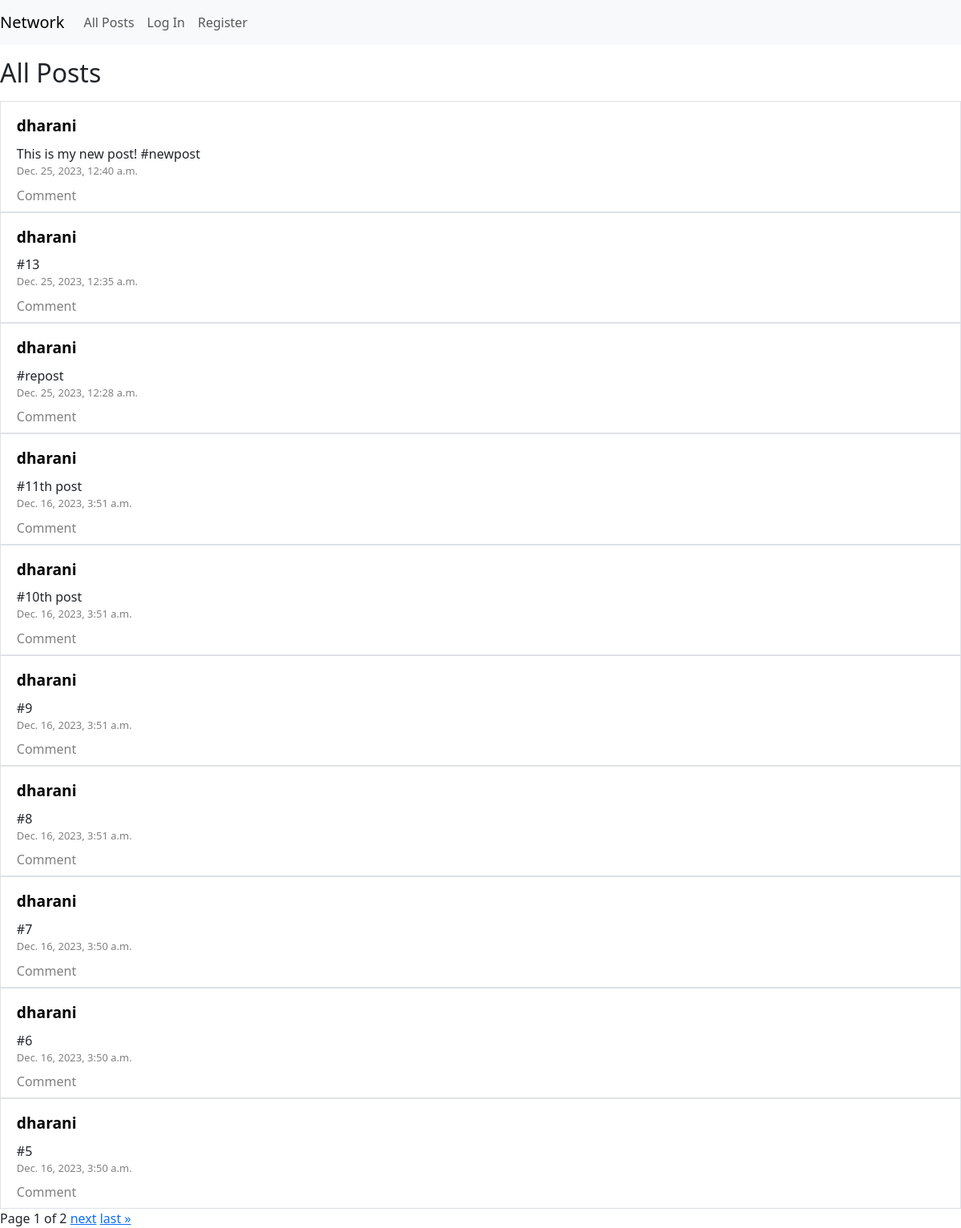
The page / on the database its author committed.
### network/models.py (models this page shows, shortened)
class Post(models.Model):
    id = models.AutoField(primary_key=True)
    user = models.ForeignKey(User, on_delete=models.CASCADE)
    content = models.TextField()
    likes_count = models.IntegerField(default=0)
    timestamp = models.DateTimeField(auto_now_add=True)

class User(AbstractUser):
    id = models.AutoField(primary_key=True)
    pass

### network/views.py (the view)
# urls.py: path("", views.index, name="index"),
def index(request):
    if request.method == "POST":
        content = request.POST["content"]
        user = request.user
        if content != "":
            data = Post(user=user, content=content)
            data.save()
    post_list = Post.objects.all().order_by("-timestamp")
    paginator = Paginator(post_list, 10)
    page_number = request.GET.get('page')
    page_obj = paginator.get_page(page_number)
    return render(request, "network/index.html", {
        "posts": page_obj,
        "user": request.user,
        "AllPost": True
    })

### network/templates/network/index.html (shortened to what this page needs)
{% extends "network/layout.html" %} {% load static %}
{% block body %}
{% if AllPost %}
<h2 class="mt-3 mb-3">All Posts</h2>
{% else %}
<h2 class="mt-3 mb-3">Posts of people you follow</h2>
{% endif %}
{% for post in posts %}
  <div class="border p-2" name="displayPost">
    <div style="padding-left: 1%; font-size: larger;" class="mt-2 mb-2"><b><a style="text-decoration: none; color: black" href="{% url 'profile' post.user.username %}">{{ post.user.username }}</a></b></div>
    <div style="padding-left: 1%;">{{ post.content }}</div>
    <div style="padding-left: 1%; color: gray; font-size: small">{{ post.timestamp }}</div>
    <div style="padding-left: 1%; color: gray;">Comment</div>
  </div>
{% endfor %}
<nav aria-label="Page navigation example">
<div class="pagination">
  <span class="step-links">
    <span class="page-item">
      Page {{ posts.number }} of {{ posts.paginator.num_pages }}
    </span>
    {% if posts.has_next %}
    <a class="page-item" href="?page={{ posts.next_page_number }}">next</a>
    <a class="page-item" href="?page={{ posts.paginator.num_pages }}">last &raquo;</a>
    {% endif %}
  </span>
</div>
</nav>
{% endblock %}

### network/templates/network/layout.html (shortened to what this page needs)
{% load static %}
<!DOCTYPE html>
<html lang="en">
  <head>
    <link
      href="https://cdn.jsdelivr.net/npm/bootstrap@5.3.2/dist/css/bootstrap.min.css"
      rel="stylesheet"
    />
    <link href="{% static 'network/styles.css' %}" rel="stylesheet" />
  </head>
  <body>
    <nav class="navbar navbar-expand-lg navbar-light bg-light">
      <a class="navbar-brand" href="#">Network</a>
      <div>
        <ul class="navbar-nav mr-auto">
          <li class="nav-item">
            <a class="nav-link" href="{% url 'index' %}">All Posts</a>
          </li>
          {% if user.is_authenticated %}
          <li class="nav-item">
            <a class="nav-link" href="{% url 'following' %}">Following</a>
          </li>
          <li class="nav-item">
            <a class="nav-link" href="{% url 'logout' %}">Log Out</a>
          </li>
          {% else %}
          <li class="nav-item">
            <a class="nav-link" href="{% url 'login' %}">Log In</a>
          </li>
          <li class="nav-item">
            <a class="nav-link" href="{% url 'register' %}">Register</a>
          </li>
          {% endif %}
        </ul>
      </div>
    </nav>
    <div class="body">{% block body %} {% endblock %}</div>
  </body>
</html>

### rows shown on the page
Post: user.username "dharani", content "This is my new post! #newpost", timestamp "Dec. 25, 2023, 12:40 a.m."
Post: user.username "dharani", content "#13", timestamp "Dec. 25, 2023, 12:35 a.m."
Post: user.username "dharani", content "#repost", timestamp "Dec. 25, 2023, 12:28 a.m."
Post: user.username "dharani", content "#11th post", timestamp "Dec. 16, 2023, 3:51 a.m."
Post: user.username "dharani", content "#10th post", timestamp "Dec. 16, 2023, 3:51 a.m."
Post: user.username "dharani", content "#9", timestamp "Dec. 16, 2023, 3:51 a.m."
Post: user.username "dharani", content "#8", timestamp "Dec. 16, 2023, 3:51 a.m."
Post: user.username "dharani", content "#7", timestamp "Dec. 16, 2023, 3:50 a.m."
Post: user.username "dharani", content "#6", timestamp "Dec. 16, 2023, 3:50 a.m."
Post: user.username "dharani", content "#5", timestamp "Dec. 16, 2023, 3:50 a.m."

### other values the page prints
{{ posts.number }} "1"
{{ posts.paginator.num_pages }} "2"
